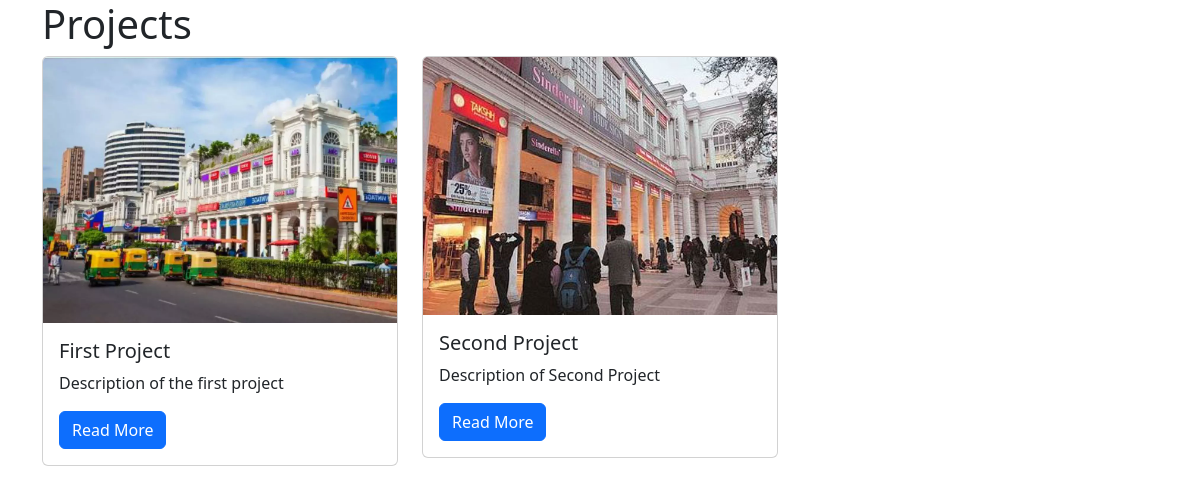
/projects/, run on the app's committed database.
### projects/models.py (models this page shows)
class Project(models.Model):
    title = models.CharField(max_length=100)
    description = models.TextField()
    technology = models.CharField(max_length=20)
    image = models.FileField(upload_to="project_images/", blank=True)

### projects/views.py (the view)
# urls.py: path("", views.project_index, name="project_index"),
def project_index(request):
    projects = Project.objects.all()
    context = {
        "projects": projects
    }
    return render(request, "projects/project_index.html", context)

### projects/templates/projects/project_index.html
{% extends "base.html" %}
{% block page_content %}
<h1>Projects</h1>
<div class="row">
{% for project in projects %}
    <div class="col-md-4">
        <div class="card mb-2">
            {% if project.image %}
                <img class="card-img-top" src="{{ project.image.url }}">
            {% endif %}
            <div class="card-body">
                <h5 class="card-title">{{ project.title }}</h5>
                <p class="card-text">{{ project.description }}</p>
                <a href="{% url 'project_detail' project.pk %}"
                   class="btn btn-primary">
                    Read More
                </a>
            </div>
        </div>
    </div>
    {% endfor %}
</div>
{% endblock %}

### data on the page
Project: image (picture), title "First Project", description "Description of the first project"
Project: image (picture), title "Second Project", description "Description of Second Project"
